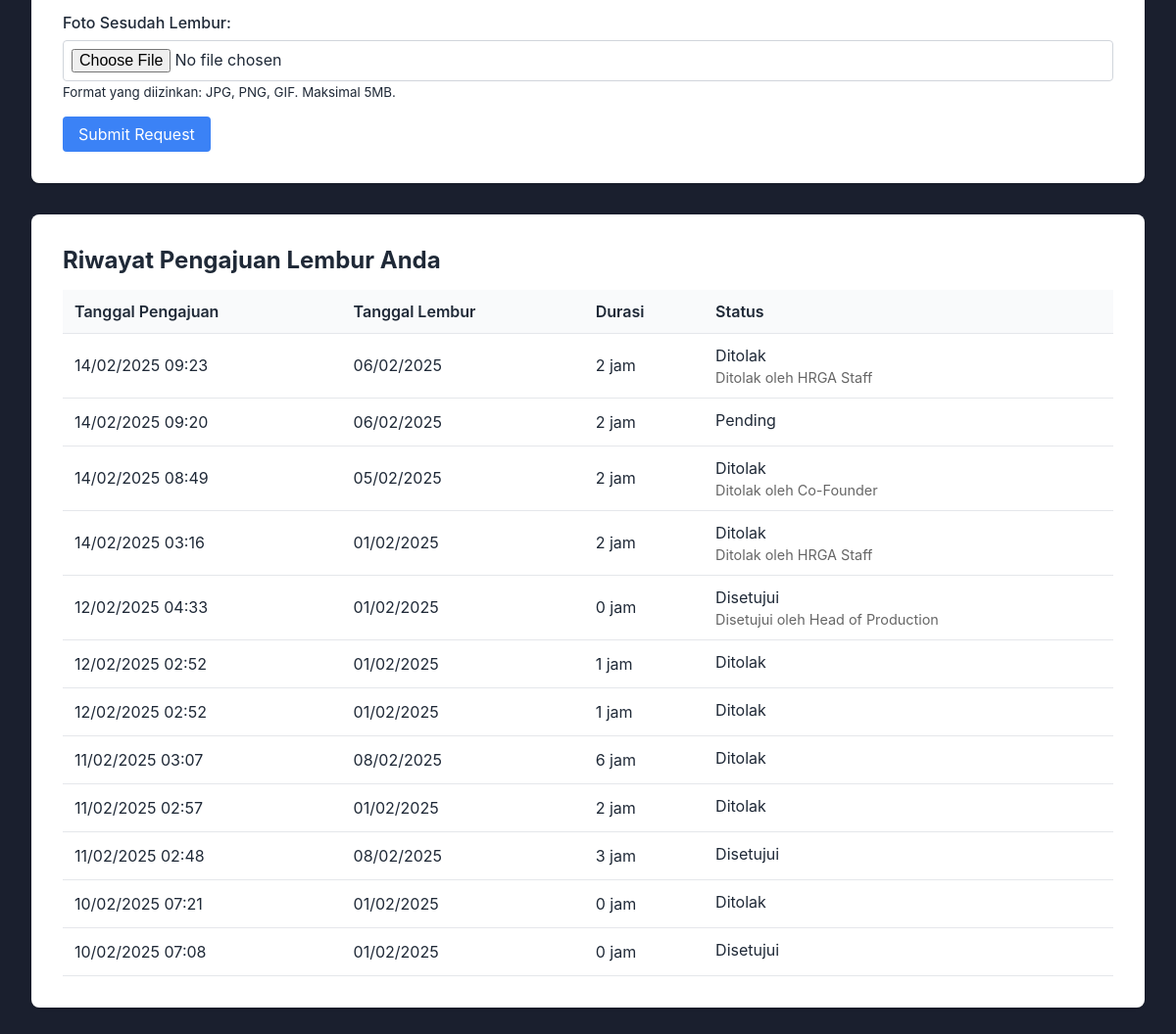
The page /user/index.php (signed in, lower part) on the database as committed earlier.
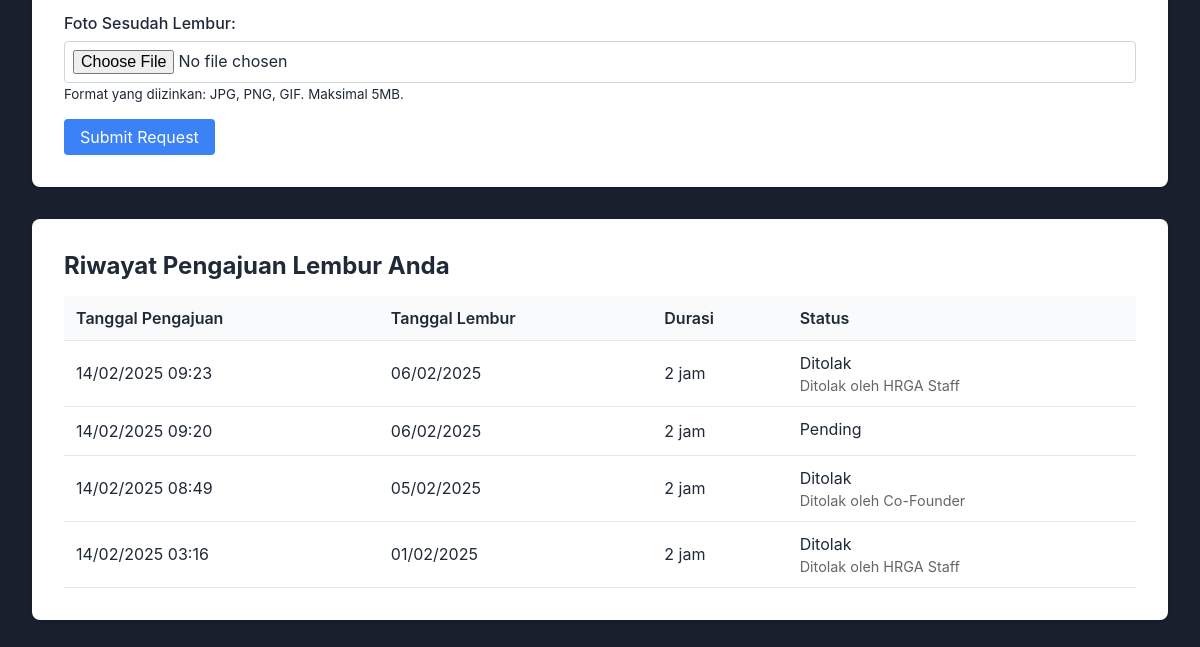
The same page on the database as committed later.
### tables this page shows
CREATE TABLE `pengajuan_lembur` (
  `pengajuan_id` int(11) NOT NULL,
  `karyawan_id` int(11) NOT NULL,
  `tanggal_pengajuan` timestamp NOT NULL DEFAULT current_timestamp(),
  `tanggal_lembur` date NOT NULL,
  `jenis_proyek` varchar(50) NOT NULL,
  `nama_proyek` varchar(255) DEFAULT NULL,
  `jam_mulai` time NOT NULL,
  `jam_selesai` time NOT NULL,
  `durasi_lembur` decimal(10,0) NOT NULL,
  `alasan_lembur` text NOT NULL,
  `daftar_pekerjaan` text NOT NULL,
  `status_pengajuan` enum('pending','disetujui','ditolak') DEFAULT 'pending',
  `disetujui_oleh` int(11) DEFAULT NULL,
  `tanggal_persetujuan` timestamp NULL DEFAULT NULL,
  `co_founder_approval_by` int(11) DEFAULT NULL,
  `co_founder_approval_time` datetime DEFAULT NULL,
  `hrga_staff_approval` tinyint(1) DEFAULT 0,
  `hrga_staff_approval_by` int(11) DEFAULT NULL,
  `hrga_staff_approval_time` datetime DEFAULT NULL,
  `ditolak_oleh` int(11) DEFAULT NULL,
  `tanggal_penolakan` datetime DEFAULT NULL,
  `approved_by` varchar(100) DEFAULT NULL,
  `rejected_by` varchar(100) DEFAULT NULL,
  `last_updated_by` varchar(100) DEFAULT NULL,
  `last_approval` varchar(255) DEFAULT NULL,
  `approval_status` varchar(255) DEFAULT NULL,
  `foto_sebelum_path` varchar(255) DEFAULT NULL,
  `foto_sesudah_path` varchar(255) DEFAULT NULL
);

### user/index.php (the view, shortened to what this page needs)
<?php
$servername = "localhost";
$username = "root";
$password = "";
$dbname = "blue_lake";
$conn = new mysqli($servername, $username, $password, $dbname);
$karyawan_id = $_SESSION['user_id'];
$query = "
    SELECT
        pl.*,
        CASE
            WHEN pl.status_pengajuan = 'ditolak' THEN
                CONCAT('Ditolak oleh ', pl.approval_status)
            WHEN pl.status_pengajuan = 'disetujui' THEN
                CONCAT('Disetujui oleh ', pl.approval_status)
            ELSE 'Menunggu Persetujuan'
        END as status_detail
    FROM pengajuan_lembur pl
    WHERE pl.karyawan_id = ?
    ORDER BY pl.tanggal_pengajuan DESC";
$stmt = $conn->prepare($query);
if ($stmt) {
    $stmt->bind_param("i", $karyawan_id);
    $stmt->execute();
    $result = $stmt->get_result();
} else {
    die("Error preparing statement: " . $conn->error);
}
?>
<!DOCTYPE html>
<html lang="en">
<head>
</head>
<body>
    <div class="container">
        <div class="form-container">
            <form action="<?php echo htmlspecialchars($_SERVER["PHP_SELF"]); ?>" method="POST" enctype="multipart/form-data">
                <div class="form-group">
                    <label for="foto_sesudah">Foto Sesudah Lembur:</label>
                    <input type="file" id="foto_sesudah" name="foto_sesudah" accept="image/*" required>
                    <small class="form-text text-muted">Format yang diizinkan: JPG, PNG, GIF. Maksimal 5MB.</small>
                </div>
                <button type="submit">Submit Request</button>
            </form>
        </div>
        <div class="requests-container">
            <h2>Riwayat Pengajuan Lembur Anda</h2>
            <table>
                <thead>
                    <tr>
                        <th>Tanggal Pengajuan</th>
                        <th>Tanggal Lembur</th>
                        <th>Durasi</th>
                        <th>Status</th>
                    </tr>
                </thead>
                <tbody>
                    <?php
                    if ($result->num_rows > 0) {
                        while($row = $result->fetch_assoc()) {
                            echo "<tr>";
                            echo "<td>" . date('d/m/Y H:i', strtotime($row["tanggal_pengajuan"])) . "</td>";
                            echo "<td>" . date('d/m/Y', strtotime($row["tanggal_lembur"])) . "</td>";
                            echo "<td>" . $row["durasi_lembur"] . " jam</td>";
                            echo "<td>";
                            echo ucfirst($row["status_pengajuan"]);
                            echo "<div class='status-detail'>" . htmlspecialchars($row["approval_status"] ?? '') . "</div>";
                            echo "</td>";
                            echo "</tr>";
                        }
                    } else {
                        echo "<tr><td colspan='4'>Belum ada pengajuan lembur.</td></tr>";
                    }
                    ?>
                </tbody>
            </table>
        </div>
    </div>
</body>
</html>

### user/index.php (style rules this page uses)
* { margin: 0; padding: 0; box-sizing: border-box; font-family: -apple-system, BlinkMacSystemFont, "Segoe UI", Roboto, sans-serif; }
body { min-height: 100vh; background-color: #1a1f2e; color: #1f2937; }
.container { max-width: 1200px; margin: 0 auto; padding: 2rem; }
h1, h2 { margin-bottom: 1rem; }
.form-container, .requests-container { background-color: white; padding: 2rem; border-radius: 8px; box-shadow: 0 1px 3px 0 rgba(0, 0, 0, 0.1), 0 1px 2px 0 rgba(0, 0, 0, 0.06); margin-bottom: 2rem; }
.form-group { margin-bottom: 1rem; }
label { display: block; margin-bottom: 0.5rem; font-weight: 500; }
input[type="date"], input[type="number"], textarea, input[type="file"], input[type="time"] { width: 100%; padding: 0.5rem; border: 1px solid #d1d5db; border-radius: 4px; font-size: 1rem; background-color: white; }
button { background-color: #3b82f6; color: #ffffff; padding: 0.5rem 1rem; border: none; border-radius: 4px; font-size: 1rem; cursor: pointer; transition: background-color 0.2s; }
table { width: 100%; border-collapse: collapse; }
th, td { text-align: left; padding: 0.75rem; border-bottom: 1px solid #e5e7eb; }
th { background-color: #f9fafb; font-weight: 600; }
.status-detail { font-size: 0.9em; color: #666; margin-top: 4px; }

Rows that differ between the two databases and show on the page:
removed pengajuan_lembur: tanggal_pengajuan "12/02/2025 04:33", tanggal_lembur "01/02/2025", durasi_lembur "0", status_pengajuan "Disetujui", approval_status "Disetujui oleh Head of Production"
removed pengajuan_lembur: tanggal_pengajuan "12/02/2025 02:52", tanggal_lembur "01/02/2025", durasi_lembur "1", status_pengajuan "Ditolak"
removed pengajuan_lembur: tanggal_pengajuan "12/02/2025 02:52", tanggal_lembur "01/02/2025", durasi_lembur "1", status_pengajuan "Ditolak"
removed pengajuan_lembur: tanggal_pengajuan "11/02/2025 03:07", tanggal_lembur "08/02/2025", durasi_lembur "6", status_pengajuan "Ditolak"
removed pengajuan_lembur: tanggal_pengajuan "11/02/2025 02:57", tanggal_lembur "01/02/2025", durasi_lembur "2", status_pengajuan "Ditolak"
removed pengajuan_lembur: tanggal_pengajuan "11/02/2025 02:48", tanggal_lembur "08/02/2025", durasi_lembur "3", status_pengajuan "Disetujui"
removed pengajuan_lembur: tanggal_pengajuan "10/02/2025 07:21", tanggal_lembur "01/02/2025", durasi_lembur "0", status_pengajuan "Ditolak"
removed pengajuan_lembur: tanggal_pengajuan "10/02/2025 07:08", tanggal_lembur "01/02/2025", durasi_lembur "0", status_pengajuan "Disetujui"
